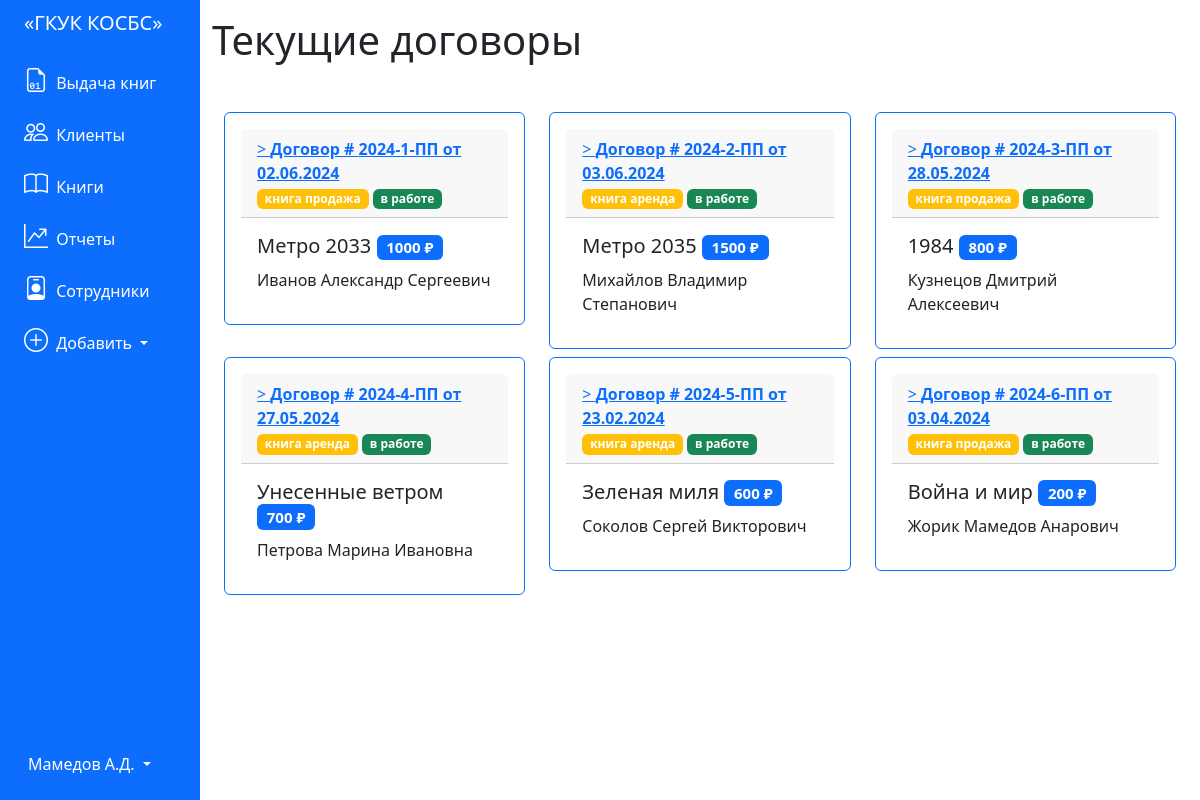
The app's page /contracts with its own data.
### tables this page shows
CREATE TABLE "contracts" (
	"id_contract"	INTEGER,
	"number"	TEXT,
	"date"	TEXT,
	"deal_type"	TEXT,
	"start_price"	INTEGER,
	"discount"	INTEGER,
	"deal_status"	BLOB,
	"finish_price"	INTEGER,
	"book_id"	INTEGER,
	"client_id"	INTEGER,
	"employee_id"	INTEGER,
	PRIMARY KEY("id_contract" AUTOINCREMENT)
);

CREATE TABLE "books" (
	"id_book"	INTEGER,
	"book_name"	TEXT,
	"pages"	INTEGER,
	"author"	TEXT,
	"type_of_book"	TEXT,
	"description"	TEXT,
	"client_id"	INTEGER,
	PRIMARY KEY("id_book" AUTOINCREMENT)
);

CREATE TABLE 'clients' (
	"id_client" INTEGER PRIMARY KEY AUTOINCREMENT,
	'name' TEXT,
	'email' TEXT,
	'phone_number' TEXT,
	'passport' TEXT
);

### app.py (the view)
@app.route('/contracts')
def contracts():
    conn = get_db_connection()
    pos = conn.execute("""SELECT * FROM contracts, books, clients
        WHERE contracts.book_id = books.id_book and contracts.client_id = clients.id_client
    """).fetchall()
    conn.close()
    return render_template('contracts.html', contracts=pos)

### app.py (called while the page is built)
def get_db_connection():
    conn = sqlite3.connect('database.db')
    conn.row_factory = sqlite3.Row
    return conn

### templates/contracts.html
{% extends 'base.html' %}
{% block content %}
<h1>{% block title %} Текущие договоры {% endblock %}</h1>
<div class="container mt-5 mb-3">
    <div class="row">
        {% for contract in contracts %}
        <div class="col-md-4">
            <div class="card p-3 mb-2 border-primary">
                <div class="card-header">
                    <a href="{{ url_for('contract', contract_id=contract['id_contract']) }}">>
                        <b>Договор # {{ contract['number'] }} от {{ contract['date'] }}</b>
                    </a>
                    <br>
                    <span class="badge bg-warning">{{ contract['deal_type'] }}</span>
                    {% if contract['deal_status']==False %}
                    <span class="badge bg-success"> в работе </span>
                    {% else %}
                    <span class="badge bg-danger"> сделка завершена </span>
                    {% endif %}
                </div>
                <div class="card-body">
                    <h5 class="card-title">{{ contract['book_name'] }} <span class="badge bg-primary">{{
                            contract['start_price'] }} ₽</span></h5>
                    <p class="card-text">{{ contract['name'] }}</p>
                </div>
            </div>
        </div>
        {% endfor %}
    </div>
</div>
{% endblock %}

### templates/base.html (shortened to what this page needs)
<!doctype html>
<html lang="en">
<head>
    <link rel="stylesheet" href="https://cdn.jsdelivr.net/npm/bootstrap@5.3.3/dist/css/bootstrap.min.css"
>
    <link rel="stylesheet" href="https://cdn.jsdelivr.net/npm/bootstrap-icons@1.11.3/font/bootstrap-icons.min.css">
</head>
<body>
    <div class="container-fluid">
        <div class="row flex-nowrap">
            <div class="col-auto col-md-3 col-xl-2 px-sm-2 px-0 bg-primary">
                <div class="d-flex flex-column align-items-center align-items-sm-start px-3 pt-2  min-vh-100">
                    <a href="/"
                        class="d-flex align-items-center pb-3 mb-md-0 me-md-auto text-white text-decoration-none">
                        <span class="fs-5 d-none d-sm-inline">«ГКУК КОСБС»</span>
                    </a>
                    <ul class="nav nav-pills flex-column mb-sm-auto mb-0 align-items-center align-items-sm-start"
                        id="menu">
                        <li>
                            <a href="/contracts" class="nav-link px-0 align-middle text-white">
                            <i class="fs-4 bi-file-earmark-binary"></i> <span class="ms-1 d-none d-sm-inline">Выдача книг</span></a>
                        </li>
                        <li>
                            <a href="/clients" class="nav-link px-0 align-middle text-white">
                            <i class="fs-4 bi-people"></i> <span class="ms-1 d-none d-sm-inline">Клиенты</span></a>
                        </li>
                        <li>
                            <a href="/books" class="nav-link px-0 align-middle text-white">
                            <i class="fs-4 bi-book"></i> <span class="ms-1 d-none d-sm-inline">Книги</span></a>
                        </li>
                        <li>
                            <a href="/reports" class="nav-link px-0 align-middle text-white">
                            <i class="fs-4 bi-graph-up-arrow"></i> <span class="ms-1 d-none d-sm-inline">Отчеты</span></a>
                        </li>
                        <li>
                            <a href="/employees" class="nav-link px-0 align-middle text-white">
                            <i class="fs-4 bi-person-badge"></i> <span class="ms-1 d-none d-sm-inline">Сотрудники</span></a>
                        </li>
                        <li class="dropdown pb-4">
                            <a href="#" class="nav-link px-0 align-middle text-white dropdown-toggle"
                                id="dropdownCreate" data-bs-toggle="dropdown" aria-expanded="false">
                                <i class="fs-4 bi-plus-circle"></i> <span class="ms-1 d-none d-sm-inline">Добавить </span>
                            </a>
                        </li>
                    </ul>
                    <div class="dropdown pb-4">
                        <a href="#" class="d-flex align-items-center text-white text-decoration-none dropdown-toggle"
                            id="dropdownUser" data-bs-toggle="dropdown" aria-expanded="false">
                            <span class="d-none d-sm-inline mx-1">Мамедов А.Д.</span>
                        </a>
                    </div>
                </div>
            </div>
            <div class="col py-3">
                {% block content %} {% endblock %}
            </div>
        </div>
    </div>
</body>

### records on screen
contracts: number "2024-1-ПП", date "02.06.2024", deal_type "книга продажа", deal_status "в работе", book_name "Метро 2033", start_price "1000", name "Иванов Александр Сергеевич"
contracts: number "2024-2-ПП", date "03.06.2024", deal_type "книга аренда", deal_status "в работе", book_name "Метро 2035", start_price "1500", name "Михайлов Владимир Степанович"
contracts: number "2024-3-ПП", date "28.05.2024", deal_type "книга продажа", deal_status "в работе", book_name "1984", start_price "800", name "Кузнецов Дмитрий Алексеевич"
contracts: number "2024-4-ПП", date "27.05.2024", deal_type "книга аренда", deal_status "в работе", book_name "Унесенные ветром", start_price "700", name "Петрова Марина Ивановна"
contracts: number "2024-5-ПП", date "23.02.2024", deal_type "книга аренда", deal_status "в работе", book_name "Зеленая миля", start_price "600", name "Соколов Сергей Викторович"
contracts: number "2024-6-ПП", date "03.04.2024", deal_type "книга продажа", deal_status "в работе", book_name "Война и мир", start_price "200", name "Жорик Мамедов Анарович"
